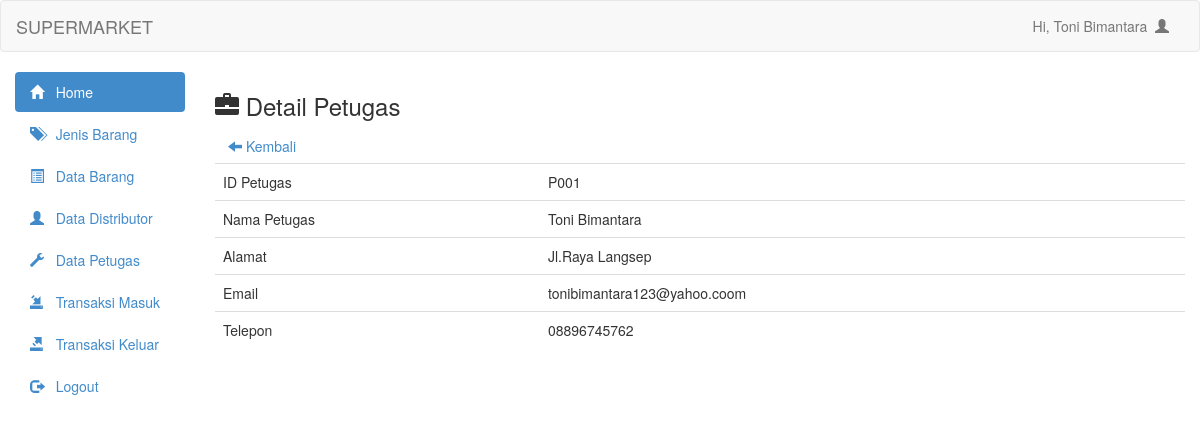
/admin/petugas_detail.php?id_petugas=P001 (signed in), run on the app's committed database.
### tables this page shows
CREATE TABLE `tblpetugas` (
  `id_petugas` varchar(10) NOT NULL,
  `nama_petugas` varchar(100) NOT NULL,
  `alamat` text NOT NULL,
  `email` varchar(100) NOT NULL,
  `telepon` varchar(15) NOT NULL,
  `password` varchar(100) NOT NULL
);

### admin/petugas_detail.php (the view)
<?php
    include 'header.php';
    include 'config.php';
?>
<h3><span class="glyphicon glyphicon-briefcase"></span> Detail Petugas</h3>
<a class="btn" href="petugas_data.php"><span class="glyphicon glyphicon-arrow-left"></span> Kembali</a>
<?php
    $id_petugas = mysqli_real_escape_string($connect, $_GET['id_petugas']);
    $det = mysqli_query($connect, "select * from tblpetugas where id_petugas='$id_petugas'") or die(mysqli_connect_error());
    while ($d = mysqli_fetch_array($det)) {
?>
<table class="table">
    <tr>
        <td>ID Petugas</td>
        <td><?php echo $d['id_petugas'] ?></td>
    </tr>
    <tr>
        <td>Nama Petugas</td>
        <td><?php echo $d['nama_petugas'] ?></td>
    </tr>
    <tr>
        <td>Alamat</td>
        <td><?php echo $d['alamat'] ?></td>
    </tr>
    <tr>
        <td>Email</td>
        <td><?php echo $d['email'] ?></td>
    </tr>
    <tr>
        <td>Telepon</td>
        <td><?php echo $d['telepon'] ?></td>
    </tr>
</table>
<?php
}
?>

### data on the page
tblpetugas: id_petugas "P001", nama_petugas "Toni Bimantara", alamat "Jl.Raya Langsep", email "tonibimantara123@yahoo.coom", telepon "08896745762"

### other printed values
$_SESSION['user'] "Toni Bimantara"
